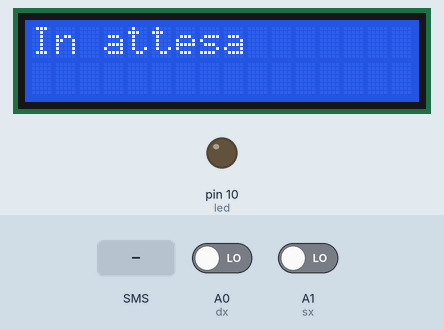
A sketch run on a simulated Arduino Uno, built with avr-gcc and run on an emulated ATmega328P. On the bench: 16×2 character LCD, output pins drawn as LEDs (lit = HIGH). The test bench sets the inputs (shaded band); at power-on: A0 (dx) LOW, A1 (sx) LOW. What the sketch prints to the serial monitor is not drawn.

Above: at 3.2 s.
3.3 s: text message "1" received
At 5.0 s:
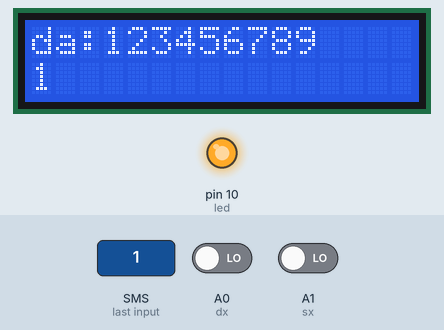
5.5 s: A0 (dx) driven HIGH
At 7.2 s:
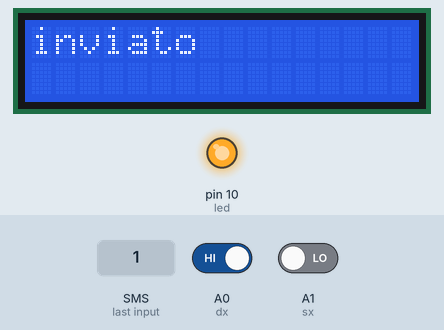
8.1 s: text message "0" received
At 11.5 s:
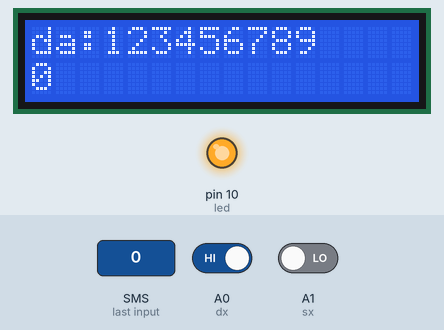
Timing chart, 0 to 17.3 s (numbered marks = the images above; inputs shaded):
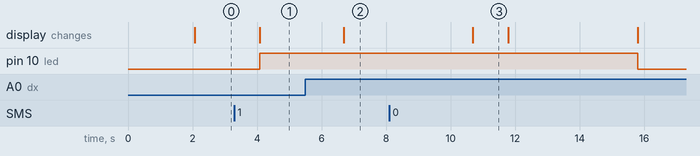

Measured:
- after the input at 3.3 s, pin 10 (led): LOW → HIGH after 0.78 s; the display: changes after 0.78 s (image 1)
- after the input at 5.5 s, the display: changes after 1.2 s (image 2)
- after the input at 8.1 s, pin 10 (led): HIGH → LOW after 7.7 s instead of 2.6 s; the display: changes after 2.6 s (image 3)
- what the display in image 3 shows lasts 1.1 s, from 10.7 s to 11.8 s

The sketch:

ArduinoCercapersone.ino
```cpp
/*
  Arduinotour 2013 @ Verona

  Nome Progetto: Arduino Cercapersone
  Autori: Davide Pecchini
  Materiale utilizzato: Arduino Uno, StarterKit, Macbook Pro,
  Arduino GSM Shield, 1x Led verde, 2x bottoni, 1x Display LCD,
  1x potenziometro, 2x resistenza da 220 ohm,
  2x resistenza 10 kohm
  Linguaggi di programmazione: Arduino
  Descrizione: Ho utilizzato uno shied GSM per realizzare un
  lettore di sms in grado di rispondere con 2 possibili messaggi
  pre-registrati, nello specifico: <<SI>> e <<NO>>, il led avvisa
  quando si è ricevuto il messaggio illuminandosi e si spegne
  quando il dispositivo è in attesa.
*/

//cercapersone

// include the library code:
#include <LiquidCrystal.h>
#include <GSM.h>
// initialize the library with the numbers of the interface pins
LiquidCrystal lcd(12, 11, 5, 4, 9, 8);
int dx = A0;
int sx = A1;
int statodx = 0;
int statosx = 0;
int pulito = 0;
int led= 10;


// PIN Number for the SIM
#define PINNUMBER ""

// initialize the library instances
GSM gsmAccess;
GSM_SMS sms;

// Array to hold the number a SMS is retreived from
char senderNumber[20];

void setup()
{
  // initialize serial communications and wait for port to open:
  lcd.begin(16, 2);
  pinMode(led, OUTPUT);
  Serial.begin(9600);
  while (!Serial) {
    ; // wait for serial port to connect. Needed for Leonardo only
  }

  Serial.println("SMS Messages Receiver");

  // connection state
  boolean notConnected = true;

  // Start GSM connection
  while(notConnected)
  {
    if(gsmAccess.begin(PINNUMBER)==GSM_READY)
      notConnected = false;
    else
    {
      Serial.println("Not connected");
      delay(1000);
    }
  }

  Serial.println("GSM initialized");
  Serial.println("Waiting for messages");
}


char txtMsg1[200]="SI";
char txtMsg2[200]="NO";


void loop()
{
  char c;
  // If there are any SMSs available()
  if (sms.available())
  {
    lcd.clear();
    digitalWrite(led, HIGH);

    // Get remote number
    sms.remoteNumber(senderNumber, 20);
    lcd.print("da:");
    lcd.print(senderNumber);


    // Read message bytes and print them
    lcd.setCursor(0, 1);
    while(c=sms.read())  {
      lcd.print(c);
    }

    // Delete message from modem memory
    int contatore=0;
    sms.flush();
    Serial.println("MESSAGE DELETED");

    while(contatore!=1){
      Serial.println("ciao");
      statodx=digitalRead(dx);
      statosx=digitalRead(sx);
      delay(100);


      if(statodx==HIGH){
        //messaggio
        sms.beginSMS(senderNumber);
        sms.print(txtMsg2);
        sms.endSMS();
        Serial.println("\nCOMPLETE!\n");
        lcd.clear();
        lcd.print("inviato");
        delay(3000);
        contatore=1;
      }


      else if(statosx==HIGH){
        //messaggio
        sms.beginSMS(senderNumber);
        sms.print(txtMsg1);
        sms.endSMS();
        Serial.println("\nCOMPLETE!\n");
        lcd.clear();
        lcd.print("inviato");
        delay(3000);
        contatore=1;
      }
    }
  }
  else{
    digitalWrite(led, LOW);
    lcd.clear();
    lcd.print("In attesa");
  }

  delay(1000);

}
```
